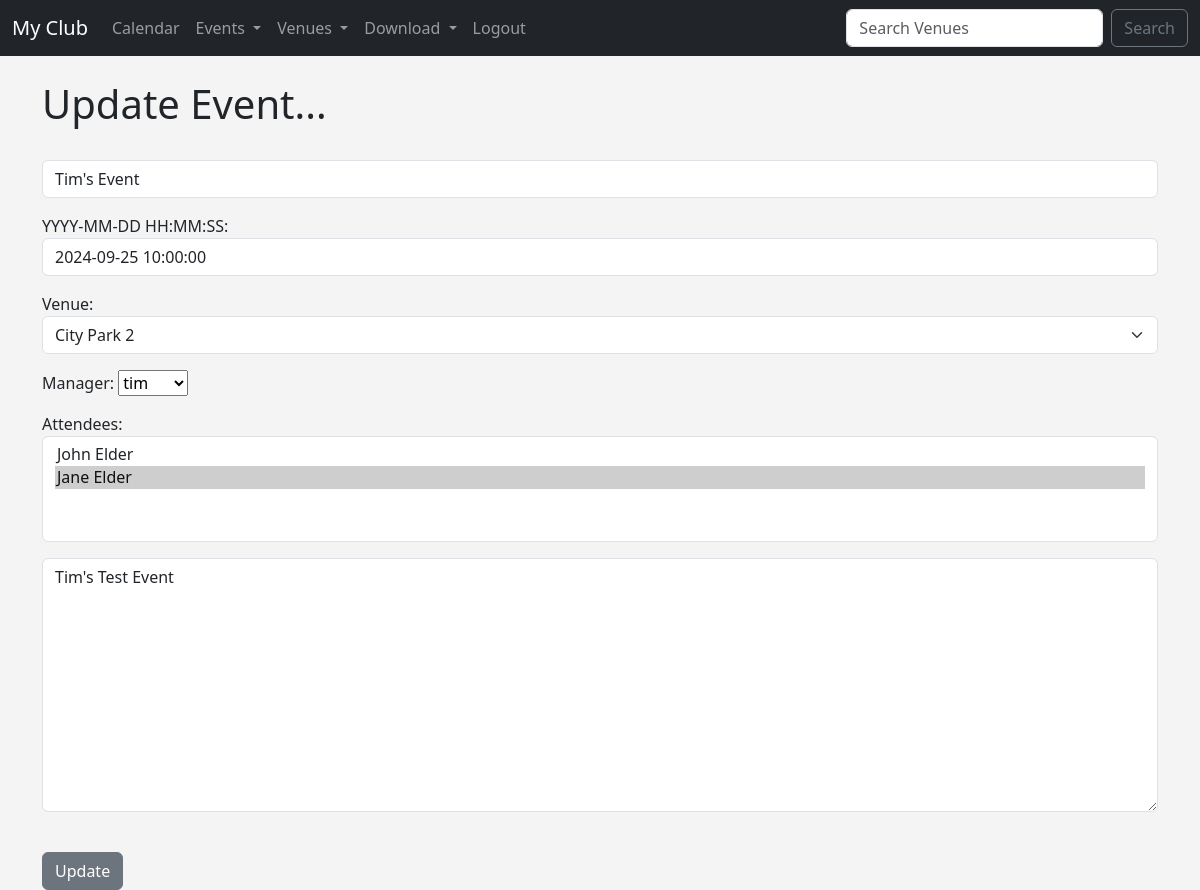
Page /update_event/8 (signed in) on the earlier database version.
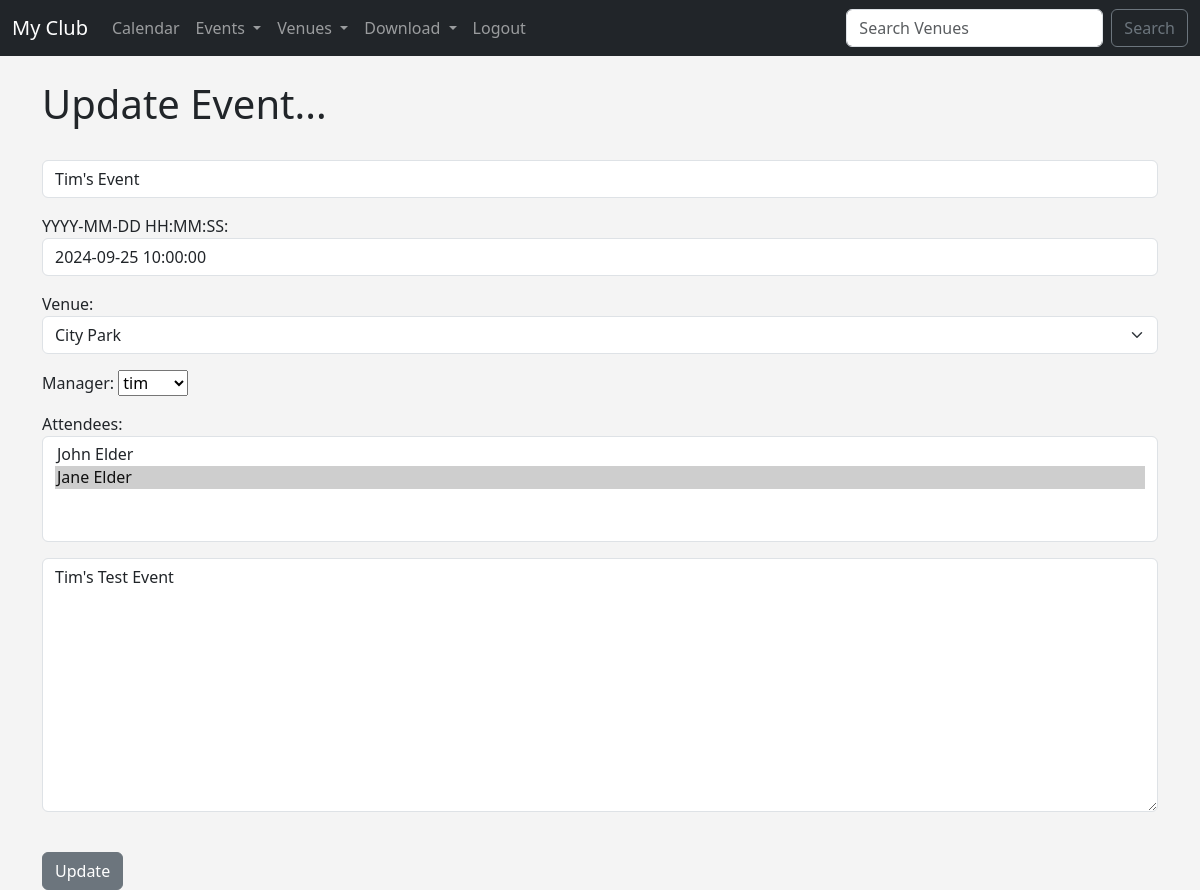
Same page on the later database version.
### events/models.py (models this page shows, shortened)
class Event(models.Model):
	name = models.CharField('Event Name', max_length=120)
	event_date = models.DateTimeField('Event Date')
	venue = models.ForeignKey(Venue, blank=True, null=True, on_delete=models.CASCADE)
	manager = models.ForeignKey(User, blank=True, null=True, on_delete=models.SET_NULL)
	description = models.TextField(blank=True)
	attendees = models.ManyToManyField(MyClubUser, blank=True)
	approved = models.BooleanField("Approved", default=False)

class Venue(models.Model):
	name = models.CharField('Venue Name', max_length=120)
	address = models.CharField(max_length=300)
	zip_code = models.CharField('Zip Code', max_length=15)
	phone = models.CharField('Contact Phone', max_length=45, blank=True)
	web = models.URLField('Website Address', blank=True)
	email_address = models.EmailField('Email Address', blank=True)
	owner = models.IntegerField('Venue Owner', blank=False, default=1)
	venue_image = models.ImageField(null=True, blank=True, upload_to="images/")
	def __str__(self):
		return self.name

### events/views.py (the view)
# urls.py: path('update_event/<event_id>', views.update_event, name="update-event"),
def update_event(request, event_id):
	event = Event.objects.get(pk=event_id)
	if request.user.is_superuser:
		form = EventFormAdmin(request.POST or None, instance=event)
	else:
		form = EventForm(request.POST or None, instance=event)
	if form.is_valid():
		form.save()
		return redirect('list-events')
	return render(request, 'events/update_event.html',
		{'event': event, 'form':form})

### events/forms.py
class EventForm(ModelForm):
	class Meta:
		model = Event
		fields = ('name', 'event_date',
				  'venue', 'manager',
				   'attendees', 'description')
		labels = {
			'name': '',
			'event_date': 'YYYY-MM-DD HH:MM:SS',
			'venue': 'Venue',
			'attendees': 'Attendees',
			'description': ''
		}
		widgets = {
			'name': forms.TextInput(attrs={'class': 'form-control',
											'placeholder':'Event Name'}),
			'event_date': forms.TextInput(attrs={'class': 'form-control',
											'placeholder':'Event Date'}),
			'venue': forms.Select(attrs={'class': 'form-select',
											'placeholder':'Venue'}),
			'attendees': forms.SelectMultiple(attrs={'class': 'form-control',
											'placeholder':'Attendees'}),
			'description': forms.Textarea(attrs={'class': 'form-control',
											'placeholder':'Description'})
		}

### events/models.py (called while the page is built)
	def __str__(self):
		return self.first_name + ' ' + self.last_name

### events/templates/events/update_event.html (shortened to what this page needs)
{% extends 'events/base.html' %}
{% block content %}
{% if user.is_authenticated %}
	{% if user == event.manager %}
		<h1>Update Event...</h1>
		<br/>
		<form action="" method=POST>
			{{ form.as_p }}
			<br/>
			<input type="submit" value="Update" class="btn btn-secondary">
	{% endif %}
{% else %}
	<h1>Sorry! You Must Be Logged In To View This Page...</h1>
	<a href="{% url 'login' %}">Login Here</a>
{% endif %}
{% endblock %}

Differences in the rows shown:
changed Event "tim": venue "City Park 2" → "City Park"
